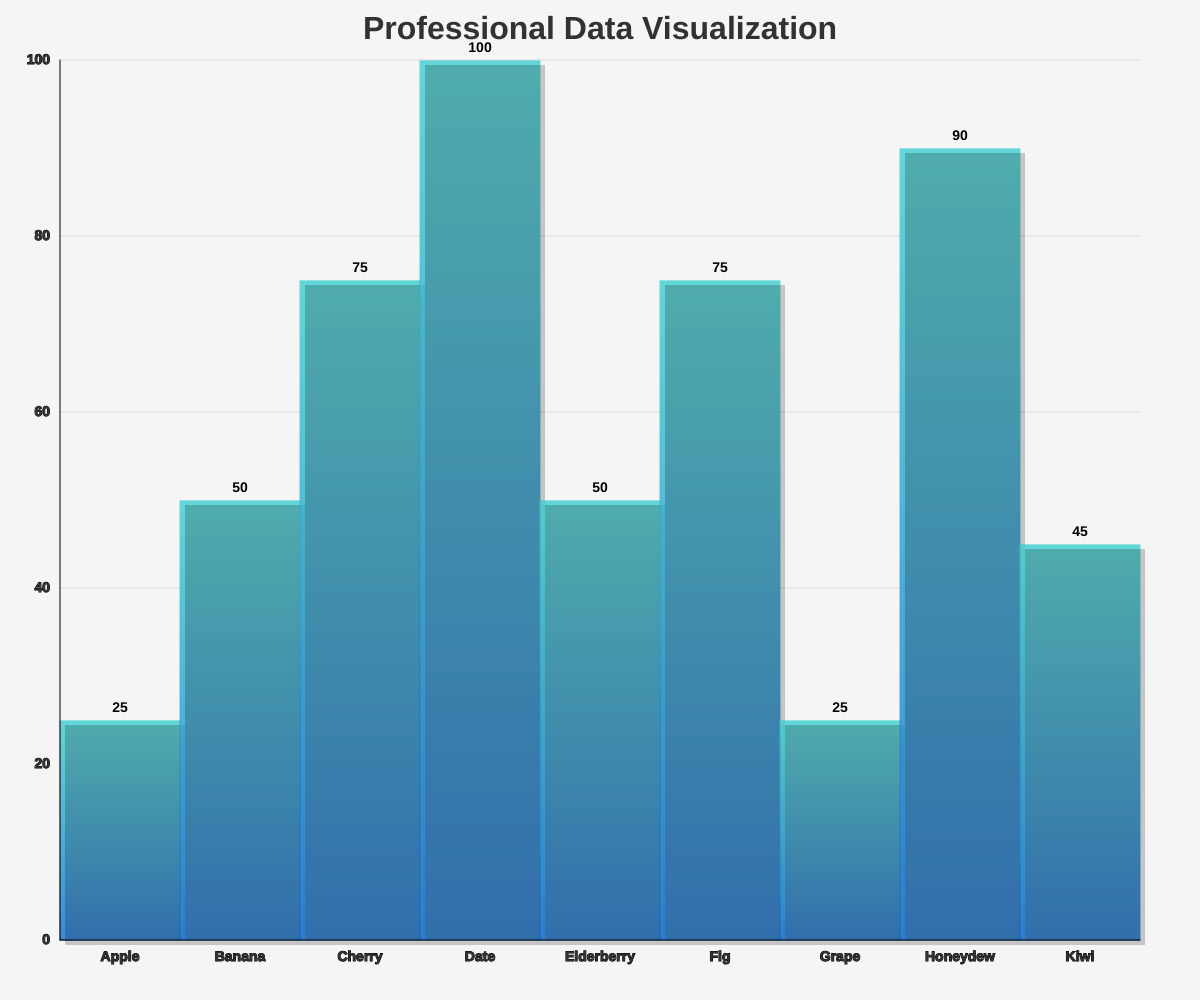
Frame 1 (no input)
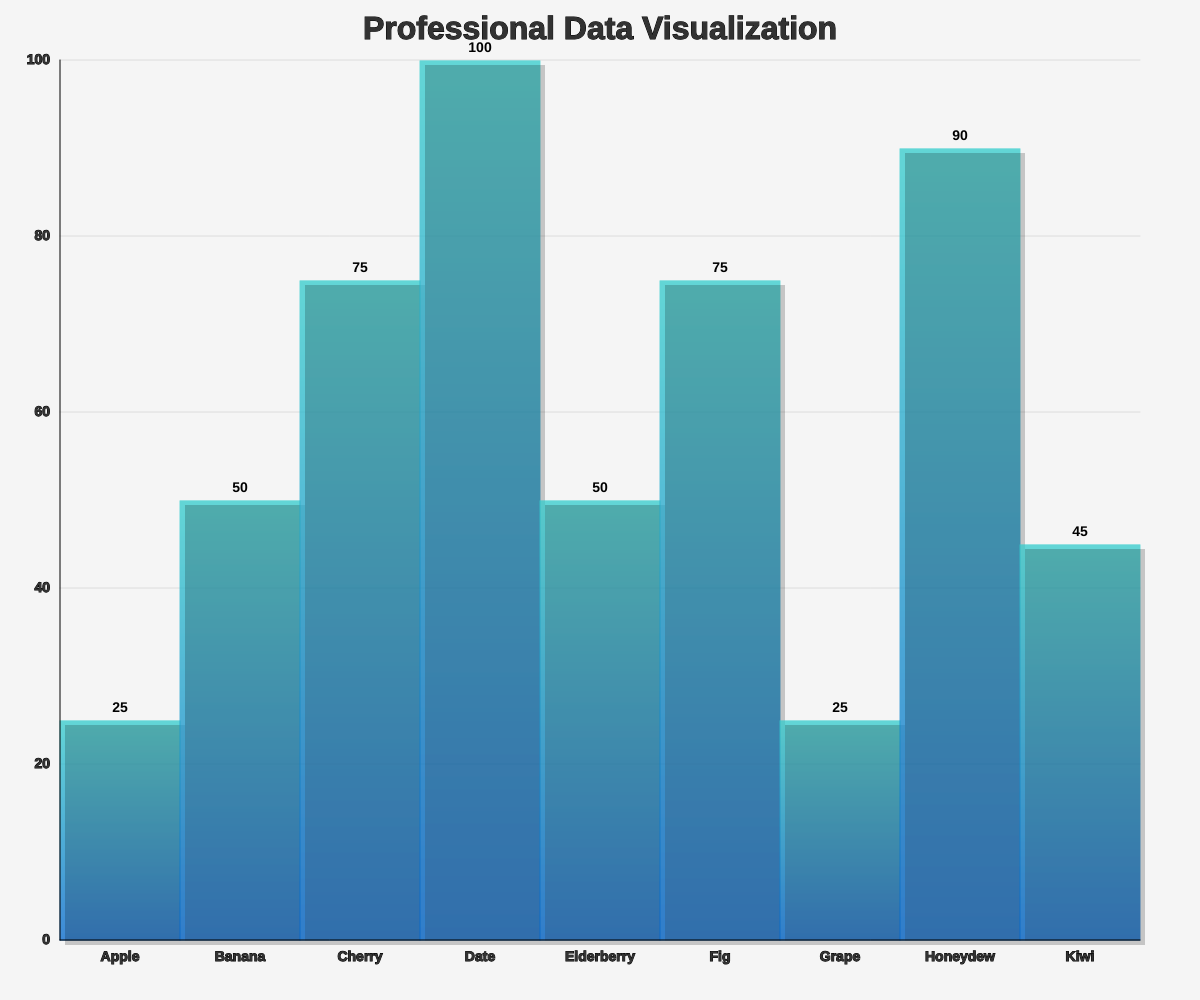
Frame 60 (no input)
Frame 120 (the mouse pressed at the canvas centre since frame 60): identical to frame 60, image omitted

The p5.js sketch that drew these frames (run headless with seeded random() and noise() and a simulated clock; from frame 60 on, the mouse is pressed at the canvas centre):

// p5.js sketch
// ── sketch.js
let data = [25, 50, 75, 100, 50, 75, 25, 90, 45];
let labels = ['Apple', 'Banana', 'Cherry', 'Date', 'Elderberry', 'Fig', 'Grape', 'Honeydew', 'Kiwi'];
let maxValue;
let margin = 60;
let barWidth;
let tooltip = { show: false, value: 0, x: 0, y: 0 };

function setup() {
  createCanvas(windowWidth, windowHeight);
  maxValue = max(data);
  barWidth = (width - 2 * margin) / data.length;
}

function draw() {
  background(245);
  
  // Draw title
  textSize(32);
  textAlign(CENTER, CENTER);
  fill(50);
  textStyle(BOLD);
  text('Professional Data Visualization', width / 2, margin / 2);
  
  let chartWidth = width - 2 * margin;
  let chartHeight = height - 2 * margin;

  // Draw grid lines
  stroke(220);
  for (let i = 0; i <= 5; i++) {
    let y = map(i, 0, 5, height - margin, margin);
    line(margin, y, width - margin, y);
  }

  // Draw bars
  for (let i = 0; i < data.length; i++) {
    let x = margin + i * barWidth;
    let y = height - margin;
    let barHeight = map(data[i], 0, maxValue, 0, chartHeight);
    
    // Gradient fill for bars with shadow
    noStroke();
    for (let j = 0; j < barHeight; j++) {
      let inter = map(j, 0, barHeight, 0, 1);
      let c = lerpColor(color(0, 102, 204), color(51, 204, 204), inter);
      stroke(c);
      line(x, y - j, x + barWidth, y - j);
    }

    // Shadow effect
    fill(0, 0, 0, 50);
    noStroke();
    rect(x + 5, y - barHeight + 5, barWidth, barHeight);

    // Display data values on bars
    fill(0);
    noStroke();
    textSize(14);
    textAlign(CENTER, BOTTOM);
    text(data[i], x + barWidth / 2, y - barHeight - 5);
  }

  // Draw axes
  stroke(0);
  line(margin, height - margin, width - margin, height - margin); // x-axis
  line(margin, margin, margin, height - margin); // y-axis
  
  // Draw labels
  textSize(14); // Smaller font size for labels
  textAlign(CENTER, TOP);
  for (let i = 0; i < labels.length; i++) {
    let x = margin + i * barWidth + barWidth / 2;
    let y = height - margin + 10;
    fill(50);
    text(labels[i], x, y);
  }

  // Draw y-axis values
  textAlign(RIGHT, CENTER);
  for (let i = 0; i <= 5; i++) {
    let y = map(i, 0, 5, height - margin, margin);
    fill(50);
    text(int(maxValue * i / 5), margin - 10, y);
  }

  // Draw tooltip
  if (tooltip.show) {
    fill(0);
    stroke(255);
    rect(tooltip.x, tooltip.y - 30, 50, 30, 5);
    fill(255);
    noStroke();
    textAlign(CENTER, CENTER);
    text(tooltip.value, tooltip.x + 25, tooltip.y - 15);
  }
}

function mouseMoved() {
  tooltip.show = false;
  for (let i = 0; i < data.length; i++) {
    let x = margin + i * barWidth;
    let y = height - margin;
    let barHeight = map(data[i], 0, maxValue, 0, height - 2 * margin);
    if (mouseX > x && mouseX < x + barWidth && mouseY > y - barHeight && mouseY < y) {
      tooltip.show = true;
      tooltip.value = data[i];
      tooltip.x = mouseX;
      tooltip.y = mouseY;
      break;
    }
  }
}

function windowResized() {
  resizeCanvas(windowWidth, windowHeight);
  barWidth = (width - 2 * margin) / data.length;
}
